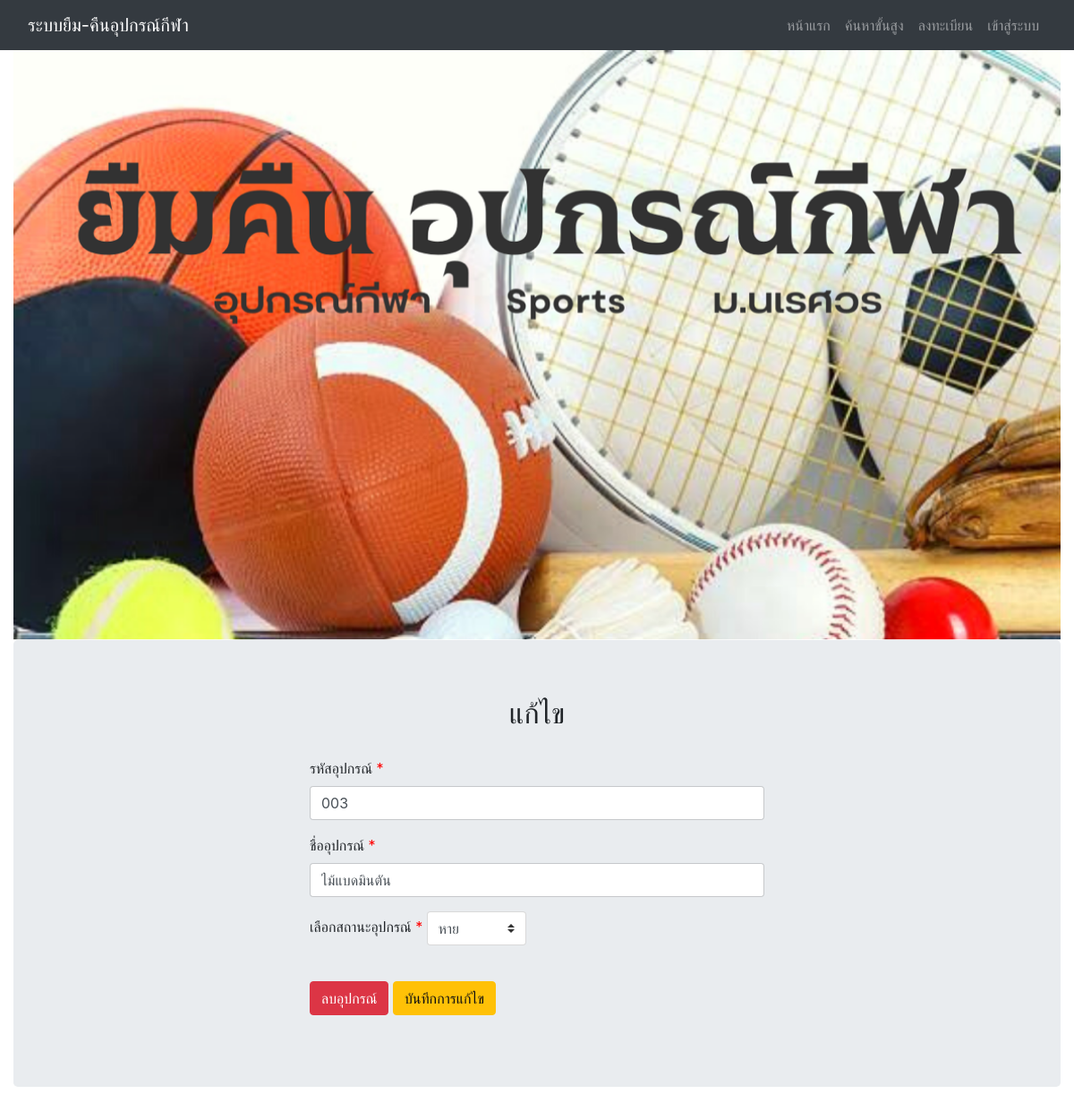
The app's page /equipment_update.php?equipment_id=3 with its own data.
### tables this page shows
CREATE TABLE `sp_equipment` (
  `equipment_id` int(11) NOT NULL,
  `equipment_name` varchar(255) NOT NULL,
  `equipment_date` datetime NOT NULL,
  `equipment_status` varchar(20) NOT NULL,
  `equipment_code` varchar(50) NOT NULL
);

### fucntion_query.php (called while the page is built, shortened)
<?php
require_once 'connect_db.php';
function Getequipment($id){
	global $conn ;
	$sql ="SELECT * FROM sp_equipment WHERE equipment_id = $id;";
	$result = $conn->query($sql);
	$row = $result->fetch_object();
	return $row;
}

### equipment_update.php (the view, shortened to what this page needs)
<?php
include "header.php";
include  "fucntion_query.php";
$equipment_id = $_GET['equipment_id'];
$equipment =  Getequipment($equipment_id);
?>
<body>
	<?php include "navbar.php"; ?>
	<div class="container">
		<div class="row">
			<div class="col-lg-12 text-center">
				<img src="images/img_equipment.png" class="img-fluid" alt="Responsive image">
			</div>
		</div>
		<div class="jumbotron">
			<div class="row">
				<div class="col col-lg-3">
				</div>
				<div class="col-lg-6 ">
					<h2 class="display-5 text-center">แก้ไข</h2>
					<br>
					<form class="container" action="update_equipment.php" method="post" id="needs-validation" novalidate enctype="multipart/form-data">
						<div class="row">
							<div class="col-md-12 mb-3">
								<label for="validationCustom03">รหัสอุปกรณ์ <span style="color: red"> *</span></label>
								<input type="text" class="form-control" id="validationCustom03" placeholder="รหัสอุปกรณ์" name="equipment_code" value="<?=$equipment->equipment_code?>" required>
							</div>
						</div>
						<div class="row">
							<div class="col-md-12 mb-3">
								<label for="validationCustom04">ชื่ออุปกรณ์<span style="color: red"> *</span></label>
								<input type="text" class="form-control" id="validationCustom04" placeholder="ชื่ออุปกรณ์" name="equipment_name" value="<?=$equipment->equipment_name?>" required>
							</div>
						</div>
						<div class="row">
							<div class="col-md-12 mb-3">
								<label for="validationCustom07">เลือกสถานะอุปกรณ์ <span style="color: red"> *</span></label>
								<select class="custom-select" name="equipment_status" id="validationCustom07" required>
									<option value="หาย" <?=$equipment->equipment_status=='หาย' ? 'selected' : '';?>>หาย</option>
								</select>
							</div>
						</div>
						<br>
						<div class="row">
							<div class="col-md-6 mb-3">
								<a href="delete_equipment.php?id=<?=$equipment_id?>" onclick="return checkDelete()"><button class="btn btn-danger" type="button">ลบอุปกรณ์</button></a>
								<button class="btn btn-warning" type="submit" onclick="myFunction()">บันทึกการแก้ไข</button>
							</div>
						</div>
					</form>
      </div>
  </div>
</div>
</div>
</body>
</html>

### header.php (style rules this page uses)
body { padding-top: 54px; }
@media (min-width: 992px) { body { padding-top: 56px; } }

### records on screen
sp_equipment: equipment_code "003", equipment_name "ไม้แบดมินตัน", equipment_status "หาย"
